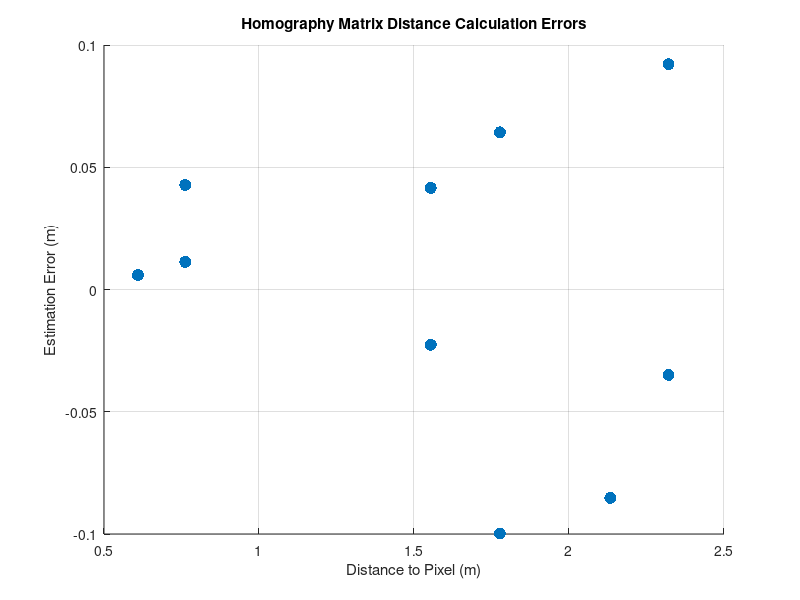

The MATLAB source for this figure:
H = [-5.86065426e-05,  7.20049423e-04, -7.91927511e-01; 
     -8.32948552e-04,  1.29477073e-04,  4.92479502e-01;
     -2.65306532e-05, -3.54739645e-03,  1.00000000e+00];
src_raw = [[693, 495],[1137, 496],[228, 492],[259, 376], [528, 377], [795, 382], [1054, 386], [939, 350],[655, 356], [361, 354]];
dest_raw = [[2,0],[2,1.5],[2, -1.5],[5, -3], [5,-1], [5,1], [5,3], [7, 3], [7,0], [7,-3]];
src_x = zeros(1, length(src_raw)/2);
src_y = zeros(1, length(src_raw)/2);
dest_x = zeros(1,length(dest_raw)/2);
dest_y = zeros(1,length(dest_raw)/2);

%create x and y vectors
for i = 1:length(src_raw)
    if mod(i, 2) == 1 %odd, first number from each pair
        src_x(i/2+0.5) = src_raw(i);
        dest_x(i/2+.5) = dest_raw(i)/3.281;
    else %even
        src_y(i/2) = src_raw(i);
        dest_y(i/2) = dest_raw(i)/3.281;
    end
end
[src_X, src_Y] = meshgrid(src_x, src_y);
[dest_X, dest_Y] = meshgrid(dest_x, dest_y);

%actual distances
dist_actual = zeros(1, length(dest_x));%((dest_X).^2+(dest_Y).^2).^0.5;%zeros(1, length(dest_x));
for i = 1:length(dest_x)
    dist_actual(i) = sqrt((dest_x(i)^2+dest_y(i)^2));
end

%estimated distances
dist_est = zeros(1, length(src_x));
for i = 1:length(src_x)
    v = H*[src_x(i) src_y(i) 1]'; %matrix multiply
    for j = 1:length(v) %normalize
        v(j) = v(j)/v(3);
    end

    dist_est(i) = sqrt(v(1)^2+v(2)^2); %grab distances
end

err = dist_est-dist_actual;
scatter(dist_actual, err, 75, "filled");
grid on;
title('Homography Matrix Distance Calculation Errors');
xlabel('Distance to Pixel (m)')
ylabel('Estimation Error (m)')




    